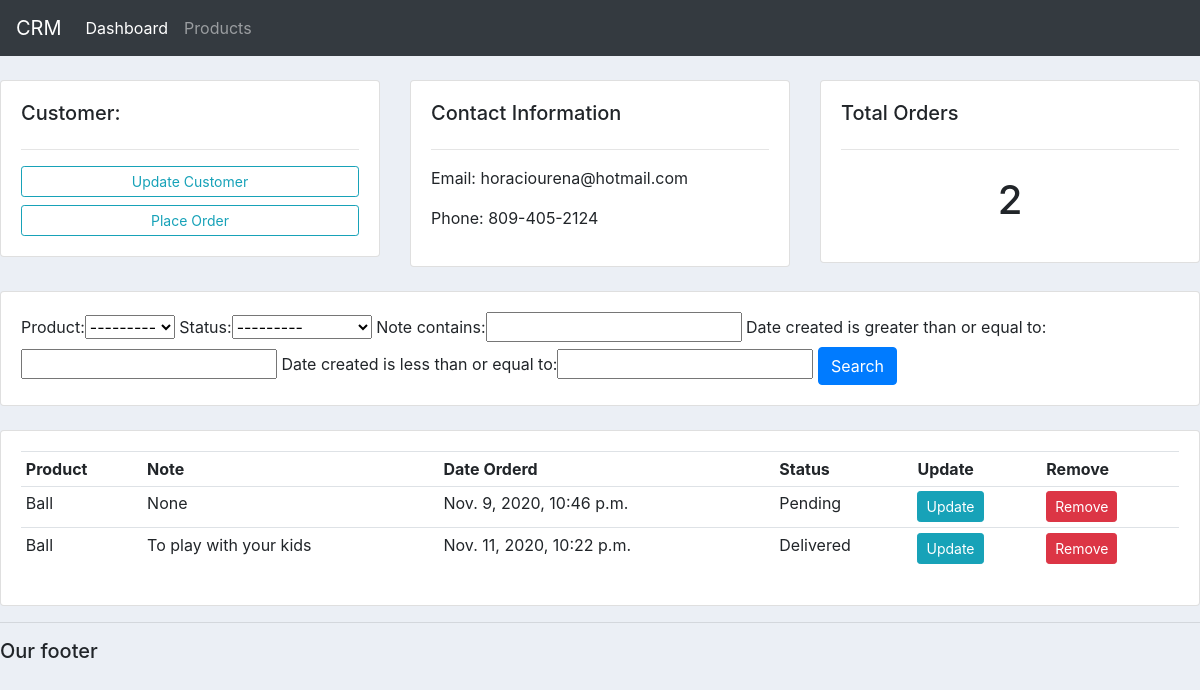
Screenshot of /customers/1/ with the database file from the repository.
### accounts/models.py (models this page shows, shortened)
class Customer(models.Model):
    name = models.CharField(max_length=100, null=True)
    phone = models.CharField(max_length=15, null=True)
    email = models.CharField(max_length=100, null=True)
    date_created = models.DateTimeField(auto_now_add=True, null=True)

class Order(models.Model):
    STATUS = (
        ('Pending', 'Pending'),
        ('Out for delivery', 'Out for delivery'),
        ('Delivered', 'Delivered'),
    )
    customer = models.ForeignKey(Customer, null=True, on_delete = models.SET_NULL)
    product = models.ForeignKey(Product, null=True, on_delete = models.SET_NULL)
    date_created = date_created = models.DateTimeField(auto_now_add=True, null=True)
    status = models.CharField(max_length=100, null=True, choices=STATUS)
    note = models.CharField(max_length=1000, null=True)

class Product(models.Model):
    CATEGORY = (
        ('Indoor', 'Indoor'),
        ('Outdoor', 'Outdoor'),
    )
    name = models.CharField(max_length=100, null=True)
    price = models.FloatField(null=True)
    category = models.CharField(max_length=100, null=True, choices=CATEGORY)
    description = models.CharField(max_length=100, null=True, blank=True)
    date_created = date_created = models.DateTimeField(auto_now_add=True, null=True)
    tags = models.ManyToManyField(Tag)
    def __str__(self):
        return self.name

### accounts/views.py (the view)
# urls.py: path('customers/<str:pk>/', views.customers, name="customers"),
def customers(request, pk):
    customer = Customer.objects.get(id=pk)
    orders = customer.order_set.all()
    orders_count = orders.count()
    myFilter = OrderFilter(request.GET, queryset=orders)
    orders = myFilter.qs
    context = {'customer': customer, 'orders': orders, 'orders_count': orders_count,
    'myFilter': myFilter}
    return render(request, 'accounts/customers.html', context)

### accounts/templates/accounts/customers.html
{% extends 'accounts/main.html' %}
{% block content %}
<br>
<div class="row">
	<div class="col-md">
		<div class="card card-body">
			<h5>Customer:</h5>
			<hr>
			<a class="btn btn-outline-info  btn-sm btn-block" href="">Update Customer</a>
			<a class="btn btn-outline-info  btn-sm btn-block" href="{% url 'create_order' customer.id %}">Place Order</a>
		</div>
	</div>
	<div class="col-md">
		<div class="card card-body">
			<h5>Contact Information</h5>
			<hr>
			<p>Email: {{customer.email}}</p>
			<p>Phone: {{customer.phone}}</p>
		</div>
	</div>
	<div class="col-md">
		<div class="card card-body">
			<h5>Total Orders</h5>
			<hr>
			<h1 style="text-align: center;padding: 10px">{{orders_count}}</h1>
		</div>
	</div>
</div>
<br>
<div class="row">
	<div class="col">
		<div class="card card-body">
			<form method="get">
				{{myFilter.form}}
		    <button class="btn btn-primary" type="submit">Search</button>
		  </form>
		</div>
	</div>
</div>
<br>
<div class="row">
	<div class="col-md">
		<div class="card card-body">
			<table class="table table-sm">
				<tr>
					<th>Product</th>
					<th>Note</th>
					<th>Date Orderd</th>
					<th>Status</th>
					<th>Update</th>
					<th>Remove</th>
				</tr>
				{% for order in orders %}
					<tr>
						<td>{{order.product}}</td>
						<td>{{order.note}}</td>
						<td>{{order.date_created}}</td>
						<td>{{order.status}}</td>
						<td><a class="btn btn-sm btn-info" href="{% url 'update_order' order.id %}">Update</a></td>
						<td><a class="btn btn-sm btn-danger" href="{% url 'delete_order' order.id %}">Remove</a></td>
					</tr>
				{% endfor %}
			</table>
		</div>
	</div>
</div>
{% endblock %}

### static/css/main.css (style rules this page uses)
body { background-color: #ebeff5; }

### rows the page displays
Customer: email "horaciourena@hotmail.com", phone "809-405-2124"
Order: product "Ball", note "None", date_created "Nov. 9, 2020, 10:46 p.m.", status "Pending"
Order: product "Ball", note "To play with your kids", date_created "Nov. 11, 2020, 10:22 p.m.", status "Delivered"

### other values shown
{{ orders_count }} "2"
